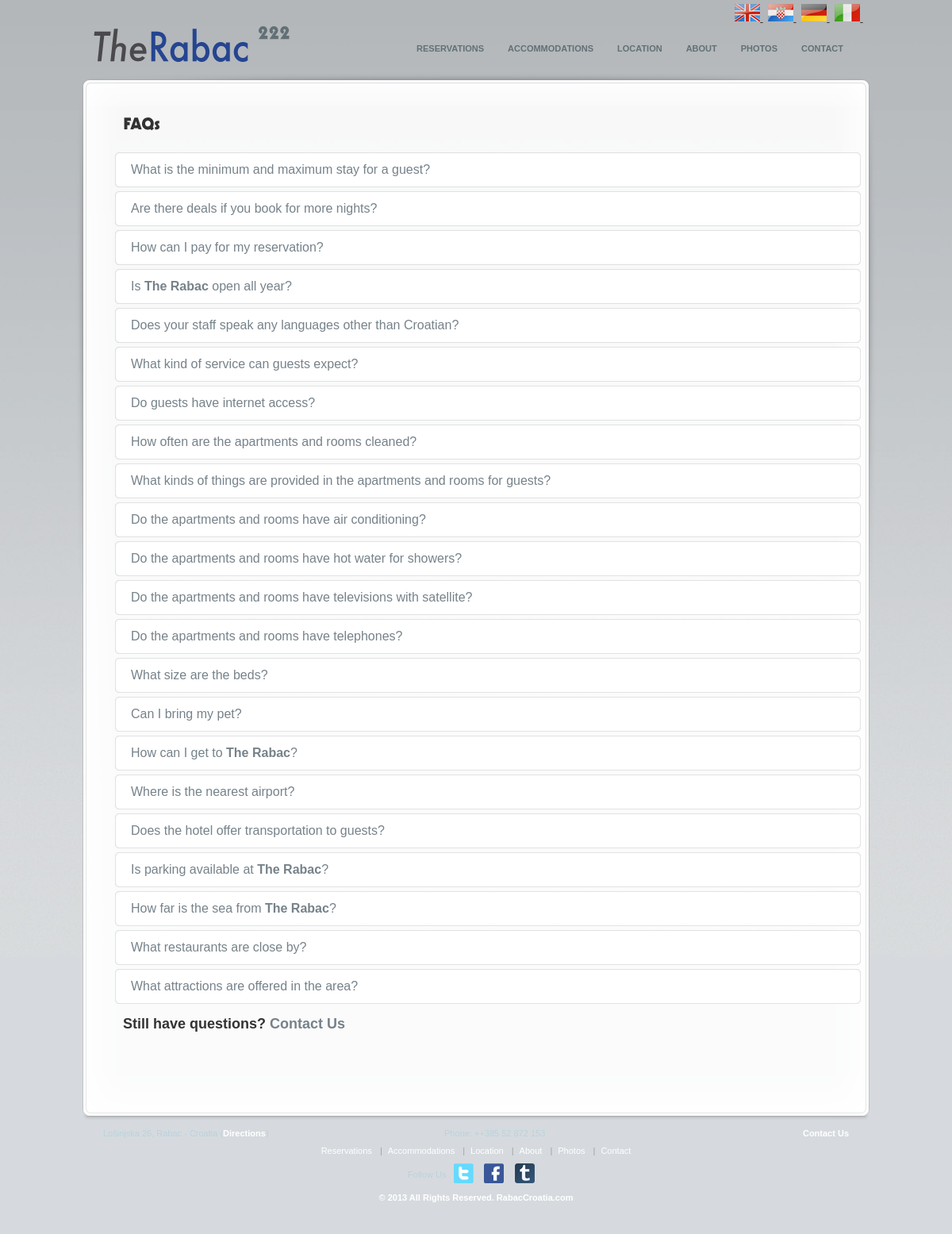
The app's page /faq.php with its own data.
### tables this page shows
CREATE TABLE `bsi_language` (
  `id` int(11) NOT NULL AUTO_INCREMENT,
  `language_name` varchar(255) NOT NULL,
  `language_code` varchar(4) NOT NULL,
  `language_file_name` varchar(255) NOT NULL,
  `is_active` tinyint(1) NOT NULL,
  `is_default` tinyint(1) NOT NULL,
  `display_order` int(11) NOT NULL,
  PRIMARY KEY (`id`),
  UNIQUE KEY `UNQ_lang_cd` (`language_code`)
);

CREATE TABLE `bsi_site_contents` (
  `id` int(10) unsigned NOT NULL AUTO_INCREMENT,
  `title_en` varchar(200) DEFAULT '',
  `title_hr` varchar(255) DEFAULT NULL,
  `title_de` varchar(255) DEFAULT NULL,
  `title_it` varchar(255) DEFAULT NULL,
  `status` enum('Y','N') NOT NULL DEFAULT 'Y',
  `file` text,
  `url` varchar(100) DEFAULT '',
  `parent_id` int(10) NOT NULL DEFAULT '0',
  `ord` int(11) NOT NULL DEFAULT '0',
  `contents_en` mediumtext,
  `contents_hr` mediumtext,
  `contents_de` mediumtext,
  `contents_it` mediumtext,
  `page_title` varchar(255) DEFAULT NULL,
  `page_keywords` text,
  `page_desc` text,
  `header_type` enum('1','0') DEFAULT NULL,
  `footer_type` enum('1','0') DEFAULT NULL,
  `template_type` tinyint(2) NOT NULL DEFAULT '0',
  PRIMARY KEY (`id`),
  UNIQUE KEY `cont_title` (`title_en`,`parent_id`)
);

CREATE TABLE `bsi_faqs` (
  `id` int(11) NOT NULL AUTO_INCREMENT,
  `question_en` mediumtext,
  `question_hr` mediumtext,
  `question_de` mediumtext,
  `question_it` mediumtext,
  `answer_en` mediumtext,
  `answer_hr` mediumtext,
  `answer_de` mediumtext,
  `answer_it` mediumtext,
  `display_order` tinyint(4) NOT NULL,
  PRIMARY KEY (`id`)
);

### includes/Language.class.php (called while the page is built, shortened)
<?php
class Language
{
	public static function fetchFromParameters($params)
	{
		$language = new Language();
		if (isset($params['id']) && is_numeric($params['id']))
		{
			$language->id = intval($params['id']);
		}
		if (isset($params['language_name']))
		{
			$language->languageName = $params['language_name'];
		}
		if (isset($params['language_code']))
		{
			$language->languageCode = $params['language_code'];
		}
		if (isset($params['language_file_name']))
		{
			$language->fileName = $params['language_file_name'];
		}
		if (isset($params['is_active']))
		{
			$language->isActive = intval($params['is_active']) == 1;
		}
		if (isset($params['is_default']))
		{
			$language->isDefault = intval($params['is_default']) == 1;
		}
		if (isset($params['display_order']))
		{
			$language->displayOrder = intval($params['display_order']);
		}
		return $language;
	}
	public static function fetchAllFromDbActive()
	{
		$languages = array();
		$sql = "SELECT * FROM bsi_language WHERE is_active = 1 ORDER BY display_order ASC, is_default DESC";
		$query = mysql_query($sql);
		while ($row = mysql_fetch_assoc($query))
		{
			$language = Language::fetchFromParameters($row);
			$languages[] = $language;
		}
		return $languages;
	}
	public static function fetchDefaultLangauge()
	{
		$language = null;
		$sql = "SELECT * FROM bsi_language WHERE is_default = 1";
		$query = mysql_query($sql);
		if ($row = mysql_fetch_assoc($query))
		{
			$language = Language::fetchFromParameters($row);
		}
		return $language;
	}
	public static function fetchForCodeOrDefault($languageCode)
	{
		return Language::fetchDefaultLangauge();
	}
}

### includes/PageContents.class.php (called while the page is built, shortened)
<?php
class PageContents
{
    public $id = 0;
    public $url = "";
    public $templateType = 0;
    public function getUrl()
    {
    	global $systemConfiguration;
    	if (trim($this->url) == "#")
    	{
    		$url = "#";
    		return $url;
    	}
    	else if (strlen($this->url) != 0)
    	{
    		$url = $systemConfiguration->getSiteAddress() . $this->url;
    		return $url;
    	}
    	else if ($this->templateType == 1)
    	{
    		$url = $systemConfiguration->getSiteAddress() . "page2.php?id=" . $this->id;
    		return $url;
    	}
    	else
    	{
    		$url = $systemConfiguration->getSiteAddress() . "page.php?id=" . $this->id;
    		return $url;
    	}
    }
    public static function fetchFromParameters($params)
    {
		$pageContents = new PageContents();
		if (isset($params['id']) && is_numeric($params['id']))
		{
		    $pageContents->id = intval($params['id']);
		}
		$pageContents->title = LocalizedText::fetchFromParameters($params, "title_");
		$pageContents->contents = LocalizedText::fetchFromParameters($params, "contents_");
    	if (isset($params['status']))
		{
		    $pageContents->isVisible = strtoupper(trim($params['status'])) == "Y";
		}
    	if (isset($params['parent_id']) && is_numeric($params['parent_id']))
		{
		    $pageContents->parentId = intval($params['parent_id']);
		}
    	if (isset($params['file']))
		{
		    $pageContents->file = trim($params['file']);
		}
    	if (isset($params['url']))
		{
		    $pageContents->url = trim($params['url']);
		}
    	if (isset($params['ord']))
		{
		    $pageContents->displayOrder = intval($params['ord']);
		}
    	if (isset($params['template_type']))
		{
		    $pageContents->templateType = intval($params['template_type']);
		}
		return $pageContents;
    }
	public static function fetchFromDbActiveForParent($parentId)
    {
    	$pages = array();
		$sql = "SELECT * FROM bsi_site_contents WHERE status = 'Y' AND parent_id = $parentId ORDER BY ord";
		$query = mysql_query($sql);
		while ($row = mysql_fetch_assoc($query))
		{
		    $pages[] = PageContents::fetchFromParameters($row);
		}
		return $pages;
    }
}

### includes/LocalizedText.class.php (called while the page is built, shortened)
<?php
class LocalizedText
{
	private $_textArray = array();
	public function getText($languageCode)
	{
		$languageCode = trim(strtolower($languageCode));
		if (isset($this->_textArray[$languageCode]))
		{
			return $this->_textArray[$languageCode];
		}
		return null;
	}
    public static function fetchFromParameters($params, $fieldPrefix)
    {
    	$localizedText = new LocalizedText($fieldPrefix);
    	foreach ($params as $key => $value)
        {
            if (preg_match('/' . $fieldPrefix . '[A-Za-z]{2}/', $key))
            {
                $languageCode = substr($key, -2);
                $localizedText->_textArray[$languageCode] = trim($value);
            }
        }
        return $localizedText;
    }
}

### includes/SystemConfiguration.class.php (called while the page is built, shortened)
<?php
require_once ("LocalizedText.class.php");
require_once ("Language.class.php");
require_once ("Booking.class.php");
require_once ("PageContents.class.php");
require_once ("Faq.class.php");
require_once ("Utilities.class.php");
class SystemConfiguration
{
	public function __construct($fetchFromDb = true)
	{
		if ($fetchFromDb)
		{
			$selectQuery = mysql_query ("SELECT IFNULL(conf_key, false) AS conf_key, IFNULL(conf_value,false) AS conf_value FROM bsi_configure");
			while ($currentRow = mysql_fetch_assoc($selectQuery))
			{
				if ($currentRow["conf_key"])
				{
					if ($currentRow["conf_value"])
					{
						$this->config[trim ($currentRow["conf_key"])] = trim($currentRow["conf_value"]);
					}
					else
					{
						$this->config[trim($currentRow["conf_key"])] = false;
					}
				}
			}
		}
	}
    public function getSiteAddress()
    {
        $hostInfo = pathinfo ($_SERVER["PHP_SELF"]);
		if ($hostInfo['dirname'] == chr (92))
			$url = "http://" . $_SERVER['SERVER_NAME'] . "/";
		else
			$url = "http://" . $_SERVER['SERVER_NAME'] . $hostInfo['dirname'] . "/";
		if (Utilities::stringEndsWith($url, "//"))
		{
			$url = Utilities::stringLastReplace("//", "/", $url);
		}
		return $url;
    }
}
$systemConfiguration = new SystemConfiguration();
?>

### includes/Utilities.class.php (called while the page is built, shortened)
<?php
class Utilities
{
	public static function stringEndsWith($string, $test)
	{
	    $strlen = strlen($string);
	    $testlen = strlen($test);
	    return substr_compare($string, $test, -$testlen) === 0;
	}
	public static function stringLastReplace($search, $replace, $subject)
	{
	    $pos = strrpos($subject, $search);
	    if($pos === false)
	    {
	        return $subject;
	    }
	    else
	    {
	        return substr_replace($subject, $replace, $pos, strlen($search));
	    }
	}
}
?>

### includes/language.php (called while the page is built, shortened)
<?php
$language_selected = "none";
$language = Language::fetchForCodeOrDefault($language_selected);
?>

### includes/Faq.class.php (called while the page is built, shortened)
<?php
class Faq
{
	private static $questionPrefix = "question_";
	private static $answerPrefix = "answer_";
	public static function fetchFromParameters($params)
	{
		$faq = new Faq();
		if (isset($params['id']) && is_numeric($params['id']))
		{
			$faq->id = intval($params['id']);
		}
		$faq->question = LocalizedText::fetchFromParameters($params, Faq::$questionPrefix);
		$faq->answer = LocalizedText::fetchFromParameters($params, Faq::$answerPrefix);
		if (isset($params['display_order']) && is_numeric($params['display_order']))
		{
			$faq->displayOrder = intval($params['display_order']);
		}
		return $faq;
	}
	public static function fetchAllFromDb()
	{
		$faqs = array();
		$sql = "SELECT * FROM bsi_faqs ORDER BY display_order";
		$query = mysql_query($sql);
		while ($row = mysql_fetch_assoc($query))
		{
			$faq = Faq::fetchFromParameters($row);
			$faqs[] = $faq;
		}
		return $faqs;
	}
}
?>

### faq.php (the view, shortened to what this page needs)
<?php
include_once ("includes/SystemConfiguration.class.php");
include("includes/language.php");
$faqs = Faq::fetchAllFromDb();
?>
<!DOCTYPE html PUBLIC "-//W3C//DTD XHTML 1.0 Strict//EN" "http://www.w3.org/TR/xhtml1/DTD/xhtml1-strict.dtd">
<html xmlns="http://www.w3.org/1999/xhtml">
<head>
    <link rel="stylesheet" href="css/reset.css" type="text/css" />
    <link rel="stylesheet" href="css/jquery.fancybox.css" type="text/css" />
    <link rel="stylesheet" href="css/screen.css" type="text/css" />
    <link rel="stylesheet" href="css/date.css" type="text/css" />
    <link rel="stylesheet" href="css/datePicker.css" type="text/css" />
    <link rel="stylesheet" href="css/jquery.fancybox.video.css" type="text/css" />
    <link rel="stylesheet" href="css/submenu.css" type="text/css" />
</head>
<body class="light">
    <div class="back">
        <div class="base">
            <?php include("header.php"); ?>
			<div class="page_top">
            </div>
            <div class="page">
            	<div class="subpage clear">
            		<div class="clear fullwidth_pad" id="main">
            			<h1><strong><?= FAQ_TITLE ?></strong></h1>
            			<?php
            			foreach ($faqs as $faq)
            			{
            			?>
            				<div class="boxes lines_x0x0x">
		                        <div class="container clear">
		                            <div class="inner">
		                                <div class="box box_1-1 white">
		                                    <h3 style="margin-top: -15px; margin-bottom: -15px"><a id="toggle<?= $faq->id ?>" href="#"><?= $faq->question->getText($language_selected) ?></a></h3>
		                                </div>
		                            </div>
		                        </div>
		                    </div>
		                    <div class="divider_small">
                    		</div>
            			<?php
            			}
            			?>
            			<h2><strong><?= FAQ_STILL_HAVE_QUESTIONS ?> <a href="contact.php"><?= FAQ_CONTACT_US ?></a></strong></h2>
            		</div>
            	</div>
            </div>
            <div class="page_down">
            </div>
           	<?php include("footer.php") ?>
        </div>
    </div>
</body>
</html>

### header.php (shortened to what this page needs)
<?php
global $systemConfiguration;
function outputMenuItemRecurse($parentId, $pad, $language_selected)
{
	$pages = PageContents::fetchFromDbActiveForParent($parentId);
	if (sizeof($pages) > 0)
	{
		echo $pad . "<ul>\n";
		foreach ($pages as $page)
		{
			echo $pad . '    <li><a href="' . $page->getUrl() . '">' . $page->title->getText($language_selected) . '</a>' . "\n";
			outputMenuItemRecurse($page->id, $pad . "	", $language_selected);
			echo $pad . "</li>\n";
		}
		echo $pad . "</ul>\n";
	}
}
?>
			<div id="header">
                <div id="logo">
                    <div class="picture">
                        <a href="index.php" title="">
                            <img src="images/logo.png" alt="Logo" />
                        </a>
                    </div>
                    <div class="text">
                        <a href="index.php" title="">
                        	<span class="title"><?= $systemConfiguration->getLogoTitle()?></span>
                        	<span class="subtitle"><?=HEADER_SLOGAN?></span> </a>
                    </div>
                </div>
                <div style="float: right; padding-right: 5px; padding-top: 5px;">
				<?php
					$langauges = Language::fetchAllFromDbActive();
					foreach ($langauges as $language)
					{
				?>
						<a href="index.php?lang=<?= $language->languageCode ?>"
						   title="<?=$language->languageName?>">
						   <img src="images/<?=$language->languageCode?>.png"
						   		title="<?=$language->languageName?>" alt="<?=$language->languageName?>" />
						</a>&nbsp;
				<?php
					}
				?>
				</div>
				<div id="main_menu">
					<?php
						outputMenuItemRecurse(0, "                ", $language_selected)
					?>
				</div>
            </div>

### footer.php (shortened to what this page needs)
<?php
global $language_selected;
?>
			<div id="footer" class="clear">
                <div class="copy">
                    <table width="100%">
                        <tr>
                            <td style="width: 430px;">
                                (<a href="http://maps.google.com/?q=Lošinjska%2026,%20Labin,%20Croatia" target="_blank"><?=FOOTER_DIRECTIONS?></a>)
                            </td>
                            <td>
                            </td>
                            <td style="text-align: right;">
                                <a href="contact.php"><?= FOOTER_CONTACT_US ?></a>
                            </td>
                        </tr>
                    </table>
                </div>
                <div class="links" style="padding-top: 10px;">
                    <table width="100%">
                        <tr>
                            <td style="text-align: center;">
                            <?php
	                            $pages = PageContents::fetchFromDbActiveForParent(0);
								$separator="";
								foreach ($pages as $page)
								{
									echo $separator;
									echo '<a href="' . $page->getUrl() . '">' . $page->title->getText($language_selected) . '</a>' . "\n";
									$separator = '<span class="sep">|</span>';
								}
                            ?>
                            </td>
                        </tr>
                    </table>
                </div>
                <div class="copy" style="padding-top: 10px;">
                    <table width="100%">
                        <tr>
                            <td style="width: 46%; vertical-align: middle; text-align: right;">
                            </td>
                             <td align="left">
                                <a href="http://www.twitter.com" target="_blank"><img alt="Twitter Icon" style="margin: 0 0 0 10px;" src="images/icon_twitter.png" /></a>
                                <a href="http://www.facebook.com/pages/Villas-Rabac" target="_blank"><img alt="Facebook Icon" style="margin: 0 0 0 10px;" src="images/icon_facebook.png"/></a>
                                <a href="http://therabac.tumblr.com" target="_blank"><img alt="Tumblir Icon" style="margin: 0 0 0 10px;" src="images/icon_tumblir.png"/></a>
                            </td>
                        </tr>
                    </table>
                </div>
                <div class="copy" style="padding-top: 10px;">
                    <table width="100%">
                        <tr>
                            <td style="width: 50%; text-align: center;">
                                <a href="#">&copy; <?= date("Y") ?> <?= FOOTER_ALL_RIGHTS_RESERVED ?>. RabacCroatia.com</a>
                            </td>
                        </tr>
                    </table>
                </div>
            </div>

### records on screen
bsi_language: shows a picture, language_code.title_en "RESERVATIONS", language_code.title_en "ACCOMMODATIONS", language_code.title_en "LOCATION", language_code.title_en "ABOUT", language_code.title_en "PHOTOS", language_code.title_en "CONTACT", language_code "What is the minimum and maximum stay for a guest?", language_code "Are there deals if you book for more nights?", language_code "How can I pay for my reservation?", language_code "Is The Rabac open all year?", language_code "Does your staff speak any languages other than Croatian?", language_code "What kind of service can guests expect?", language_code "Do guests have internet access?", language_code "How often are the apartments and rooms cleaned?", language_code "What kinds of things are provided in the apartments and rooms for guests?", language_code "Do the apartments and rooms have air conditioning?", language_code "Do the apartments and rooms have hot water for showers?", language_code "Do the apartments and rooms have televisions with satellite?", language_code "Do the apartments and rooms have telephones?", language_code "What size are the beds?", language_code "Can I bring my pet?", language_code "How can I get to The Rabac ?", language_code "Where is the nearest airport?", language_code "Does the hotel offer transportation to guests?", language_code "Is parking available at The Rabac ?", language_code "How far is the sea from The Rabac ?", language_code "What restaurants are close by?", language_code "What attractions are offered in the area?", language_code.title_en "Reservations", language_code.title_en "Accommodations", language_code.title_en "Location", language_code.title_en "About", language_code.title_en "Photos", language_code.title_en "Contact"
bsi_language: shows a picture
bsi_language: shows a picture
bsi_language: shows a picture

### other values on screen
FAQ_STILL_HAVE_QUESTIONS "Still have questions?"
FAQ_CONTACT_US "Contact Us"
FOOTER_DIRECTIONS "Directions"
FOOTER_CONTACT_US "Contact Us"
FOOTER_ALL_RIGHTS_RESERVED "All Rights Reserved"
